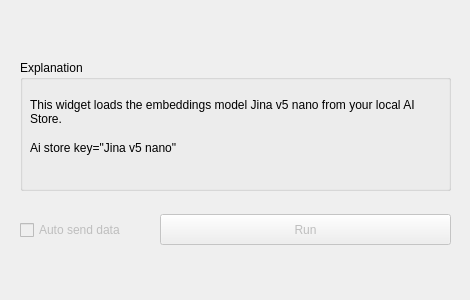
<?xml version="1.0" encoding="UTF-8"?>
<ui version="4.0">
 <class>Form</class>
 <widget class="QWidget" name="Form">
  <property name="geometry">
   <rect>
    <x>0</x>
    <y>0</y>
    <width>470</width>
    <height>300</height>
   </rect>
  </property>
  <property name="windowTitle">
   <string>Form</string>
  </property>
  <widget class="QGroupBox" name="groupBox">
   <property name="geometry">
    <rect>
     <x>20</x>
     <y>60</y>
     <width>431</width>
     <height>131</height>
    </rect>
   </property>
   <property name="title">
    <string>Explanation</string>
   </property>
   <widget class="QLabel" name="Description">
    <property name="geometry">
     <rect>
      <x>10</x>
      <y>26</y>
      <width>411</width>
      <height>51</height>
     </rect>
    </property>
    <property name="text">
     <string>This widget loads the embeddings model Jina v5 nano from your local AI Store.</string>
    </property>
    <property name="textFormat">
     <enum>Qt::AutoText</enum>
    </property>
    <property name="alignment">
     <set>Qt::AlignLeading|Qt::AlignLeft|Qt::AlignVCenter</set>
    </property>
    <property name="wordWrap">
     <bool>true</bool>
    </property>
   </widget>
   <widget class="QLabel" name="label">
    <property name="geometry">
     <rect>
      <x>10</x>
      <y>80</y>
      <width>301</width>
      <height>16</height>
     </rect>
    </property>
    <property name="text">
     <string>Ai store key=&quot;Jina v5 nano&quot;</string>
    </property>
   </widget>
  </widget>
  <widget class="QPushButton" name="pushButton_send">
   <property name="enabled">
    <bool>false</bool>
   </property>
   <property name="geometry">
    <rect>
     <x>160</x>
     <y>214</y>
     <width>291</width>
     <height>31</height>
    </rect>
   </property>
   <property name="text">
    <string>Run</string>
   </property>
  </widget>
  <widget class="QCheckBox" name="checkBox_send">
   <property name="enabled">
    <bool>false</bool>
   </property>
   <property name="geometry">
    <rect>
     <x>20</x>
     <y>220</y>
     <width>121</width>
     <height>20</height>
    </rect>
   </property>
   <property name="text">
    <string>Auto send data</string>
   </property>
  </widget>
 </widget>
 <resources/>
 <connections/>
</ui>
